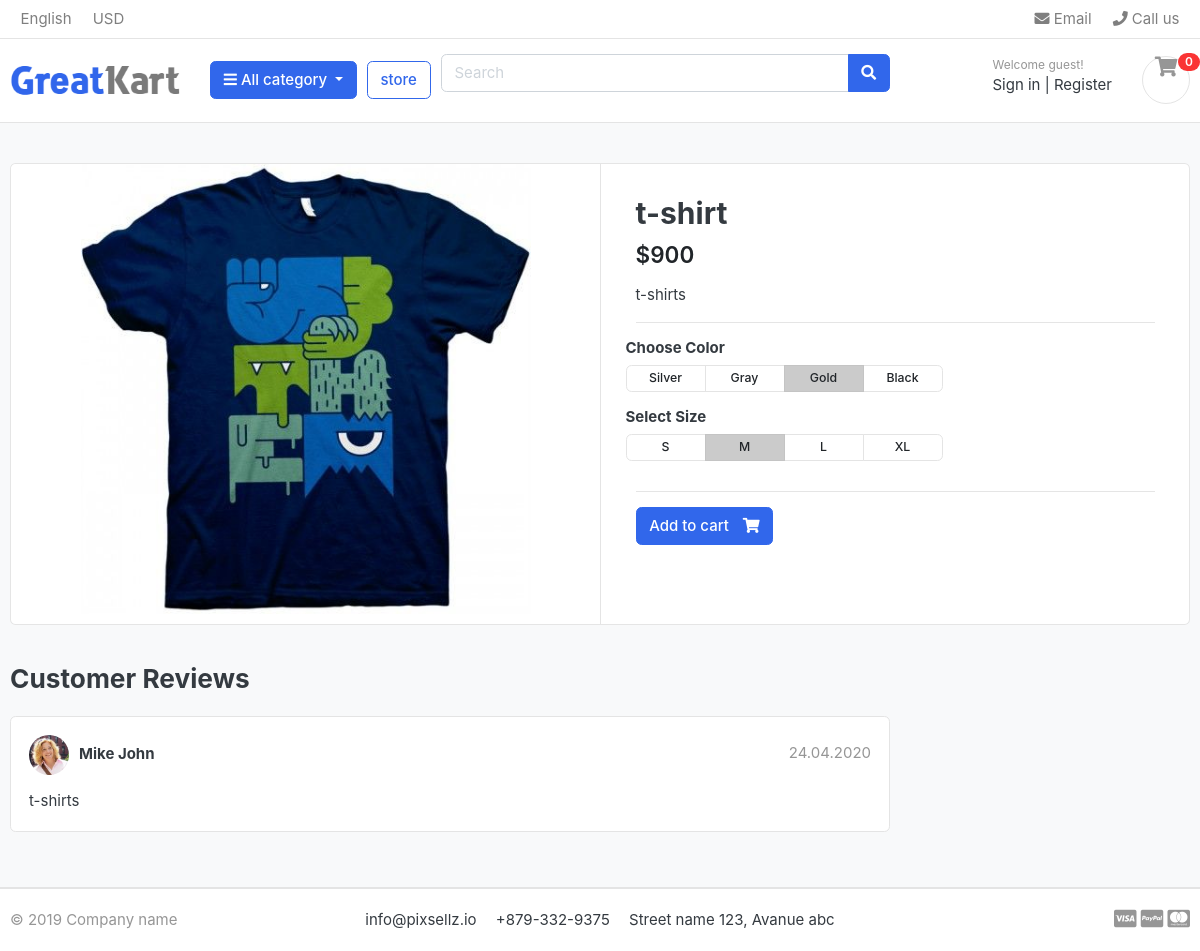
The app's page /store/t-shirt/t-shirt/ with its own data.
### store/models.py (models this page shows, shortened)
class Product(models.Model):
    product_name=models.CharField(max_length=200,unique=True)
    slug = models.SlugField(max_length=200,unique=True)
    description = models.TextField(max_length=500,blank=True)
    price = models.IntegerField()
    images = models.ImageField(upload_to='photos/products')
    stock = models.IntegerField()
    is_available = models.BooleanField(default=True)
    category = models.ForeignKey(Category,on_delete=models.CASCADE)
    created_date = models.DateTimeField(auto_now_add=True)
    modified_date = models.DateTimeField(auto_now=True)

### store/views.py (the view)
# urls.py: path("<slug:category_slug>/<slug:product_slug>/",product_detail, name="product_detail")
def product_detail(request, category_slug=None, product_slug=None):
    try:
        if product_slug:
            product_slug = product_slug.lower()
            single_product = Product.objects.get(category__slug=category_slug, slug=product_slug)
    except Exception as e:
        raise e
    context = {'single_product':single_product}
    return render(request, "product_detail.html",context)

### Category/context_processor.py (called while the page is built)
def menu_links(request):
    links = Category.objects.all()
    return {'links': links}

### Category/models.py (called while the page is built)
     def get_url(self):
          return reverse('products_by_category',args=[self.slug])

### templates/product_detail.html
{% extends 'base.html' %}
{% load static %}
{% block content %}
<section class="section-content padding-y bg">
    <div class="container">
        <div class="card">
            <div class="row no-gutters">
                <aside class="col-md-6">
                    <article class="gallery-wrap">
                        <div class="img-big-wrap">
                            <a href="#"><img src="{{ single_product.images.url }}"></a>
                        </div>
                    </article>
                </aside>
                <main class="col-md-6 border-left">
                    <article class="content-body">
                        <h2 class="title">{{ single_product.product_name }}</h2>
                        <div class="mb-3">
                            <var class="price h4">${{ single_product.price }}</var>
                        </div>
                        <p>{{ single_product.description }}</p>
                        <hr>
                        <div class="row">
                            <div class="item-option-select">
                                <h6>Choose Color</h6>
                                <div class="btn-group btn-group-sm btn-group-toggle" data-toggle="buttons">
                                    <label class="btn btn-light">
                                        <input type="radio" name="radio_color"> Silver
                                    </label>
                                    <label class="btn btn-light">
                                        <input type="radio" name="radio_color"> Gray
                                    </label>
                                    <label class="btn btn-light active">
                                        <input type="radio" name="radio_color checked"> Gold
                                    </label>
                                    <label class="btn btn-light">
                                        <input type="radio" name="radio_color"> Black
                                    </label>
                                </div>
                            </div>
                        </div>
                        <div class="row">
                            <div class="item-option-select">
                                <h6>Select Size</h6>
                                <div class="btn-group btn-group-sm btn-group-toggle" data-toggle="buttons">
                                    <label class="btn btn-light">
                                        <input type="radio" name="radio_color"> S
                                    </label>
                                    <label class="btn btn-light active">
                                        <input type="radio" name="radio_color" checked> M
                                    </label>
                                    <label class="btn btn-light">
                                        <input type="radio" name="radio_color"> L
                                    </label>
                                    <label class="btn btn-light">
                                        <input type="radio" name="radio_color"> XL
                                    </label>
                                </div>
                            </div>
                        </div>
                        <hr>
                        {% if single_product.stock <= 0 %}
                            <h5 class="text-danger">Out Of Stock</h5>
                        {% else %}
                            <a href="./product-detail.html" class="btn  btn-primary"> <span class="text">Add to cart</span>
                            <i class="fas fa-shopping-cart"></i> </a>
                        {% endif %}
                    </article>
                </main>
            </div>
        </div>
        <br>
        <div class="row">
            <div class="col-md-9">
                <header class="section-heading">
                    <h3>Customer Reviews </h3>
                </header>
                <article class="box mb-3">
                    <div class="icontext w-100">
                        <img src="{% static './images/avatars/avatar1.jpg' %}" class="img-xs icon rounded-circle">
                        <div class="text">
                            <span class="date text-muted float-md-right">24.04.2020 </span>
                            <h6 class="mb-1">Mike John </h6>
                        </div>
                    </div>
                    <div class="mt-3">
                        <p>{{ single_product.description }}</p>
                    </div>
                </article>
            </div>
        </div>
    </div>
</section>
</body>
</html>
{% endblock %}

### static/css/ui.css (style rules this page uses)
html { font-family: "Inter", sans-serif; font-size: 15px; }
.content-body { flex: 1 1 auto; padding: 2rem 2.3rem; }
.img-xs, .img-sm, .img-md, .img-lg { -o-object-fit: cover; object-fit: cover; flex-shrink: 0; flex-grow: 0; }
.img-xs { width: 40px; height: 40px; }
.padding-y { padding-top: 40px; padding-bottom: 40px; }
var { font-style: normal; }
article:after, .form-group:after { display: block; clear: both; content: ""; }
.bg { background-color: #f8f9fa; }
.section-heading { margin-bottom: 20px; margin-top: 15px; }
p:last-child { margin-bottom: 0; }
.btn-light { background-color: #fff; border-color: #e4e4e4; }
.btn .text + i { margin-left: 10px; }
.icontext { display: inline-flex; align-items: center; vertical-align: middle; }
.icontext .text { width: 100%; line-height: 1.2; }
.icontext .icon { position: relative; margin-right: 10px; flex-shrink: 0; flex-grow: 0; }
.price { font-weight: 600; color: #212529; }
.box { padding: 18px; background: #fff; border-radius: 0.37rem; border: 1px solid #e4e4e4; }
.box img { max-width: 100%; }
.gallery-wrap .img-big-wrap { margin-bottom: 10px; border-radius: 0.37rem; overflow: hidden; background-color: #fff; }
.gallery-wrap .img-big-wrap a { text-align: center; display: block; }
.gallery-wrap .img-big-wrap img { height: 450px; width: auto; display: inline-block; }
.item-option-select { margin-bottom: 1rem; display: inline-block; margin-right: 15px; }
.item-option-select .btn { min-width: 80px; }

### records on screen
Product: images (picture), product_name "t-shirt", price "900", description "t-shirts"
